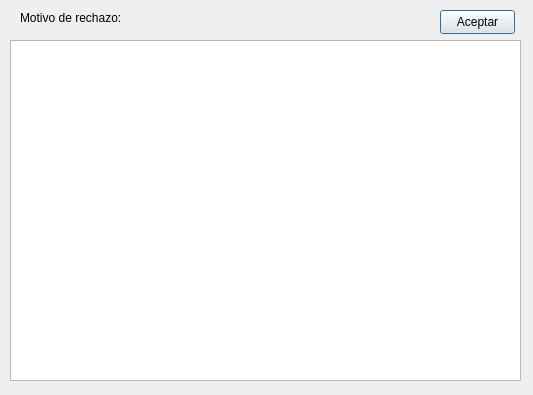
<?xml version="1.0" encoding="UTF-8"?>
<ui version="4.0">
 <class>ventanaMotivoRechazo</class>
 <widget class="QDialog" name="ventanaMotivoRechazo">
  <property name="geometry">
   <rect>
    <x>0</x>
    <y>0</y>
    <width>533</width>
    <height>395</height>
   </rect>
  </property>
  <property name="windowTitle">
   <string>Motivo de rechazo</string>
  </property>
  <widget class="QLabel" name="label">
   <property name="geometry">
    <rect>
     <x>20</x>
     <y>10</y>
     <width>131</width>
     <height>16</height>
    </rect>
   </property>
   <property name="text">
    <string>Motivo de rechazo:</string>
   </property>
  </widget>
  <widget class="QTextEdit" name="textEditMotivoRechazo">
   <property name="geometry">
    <rect>
     <x>10</x>
     <y>40</y>
     <width>511</width>
     <height>341</height>
    </rect>
   </property>
  </widget>
  <widget class="QPushButton" name="btnAceptar">
   <property name="geometry">
    <rect>
     <x>440</x>
     <y>10</y>
     <width>75</width>
     <height>24</height>
    </rect>
   </property>
   <property name="text">
    <string>Aceptar</string>
   </property>
  </widget>
 </widget>
 <resources/>
 <connections/>
</ui>
